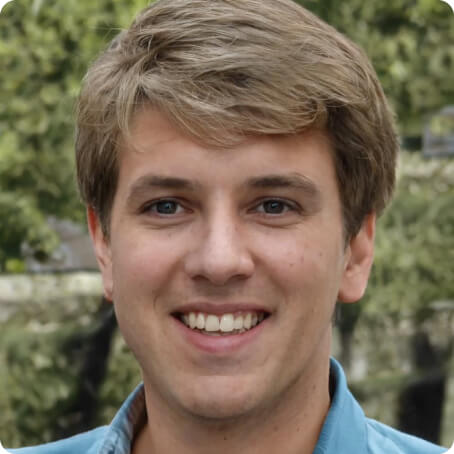
#> input picture Images_Q3/train.jpg, 454 x 454 px
$ jupyter execute 'Discrete Hopfield Network.ipynb'
#> lines starting #> are read from the running program, lines starting #| are printed output that depends on the picture; after the words box and inside, x2 and y2 are one past the last pixel; in counts of white or black regions, pixels touching at a corner belong together
# Q3

[cell 1]
from PIL import Image
from skimage import color
from matplotlib import pyplot as plt
from scipy.spatial.distance import hamming
import numpy as np
import random
import copy
import math

[cell 2]
im = Image.open('Images_Q3/train.jpg', 'r')
#> im is the input picture: PIL image 454x454 RGB; mean R, G, B 120.6, 107.4, 86.5
print('Image Size:', im.size)
#| Image Size: (454, 454)
im

# Part 2
## Preprocessing

[cell 3]
# Resizing
im = im.resize((64, 64))
#> im: PIL image 64x64 RGB

#rgb to grayscale
img = im.convert('L')
img

[cell 4]
#getting data from image and converting to Bipolar
def convert_to_bipolar(img_):
    threshold = 120
    pix_val = list(img_.getdata())
#> pix_val = 4096 values, max 230 at index 4095, min 15 at index 3643, mean 108.9
    img_vector = copy.deepcopy(pix_val)
#> img_vector has the same summary as pix_val
    for i in range(len(img_vector)):
        if img_vector[i] >= threshold:
            img_vector[i] = 1
        else:
            img_vector[i] = -1
#> after the loop, img_vector = 4096 values, max 1 at index 0, min -1 at index 2, mean -0.191
    return img_vector

img_vector = convert_to_bipolar(img)

[cell 5]
def num_to_rgb(vector_):
    vector = copy.deepcopy(vector_)
#> vector has the same summary as img_vector in convert_to_bipolar
    result = np.zeros(shape=(len(vector),3))
    for i in range(len(vector)):
        if vector[i] == 1:
            result[i] = (255,255,255)
        elif vector[i] == -1:
            result[i] = (0,0,0)
    return result

def show_image(vector_):
    vector = num_to_rgb(vector_)
    result = np.zeros(shape=(64,64,3))
    for i in range(64):
        for j in range(64):
            result[i][j] = vector[i*64+j]
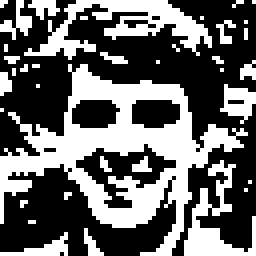
#> result: shape (64, 64, 3) float64 (shown 4 times larger); 40.5% white; 37 white regions (30 under 20 px), largest, box (x1, y1, x2, y2) and area: (0, 16, 62, 64) 959, (6, 0, 53, 15) 264, (46, 40, 64, 64) 154
    plt.figure()
    plt.imshow([list(i) for i in result])

show_image(img_vector)

# Part 3
### Creating Weight Matrix

[cell 6]
weight_matrix = np.zeros((len(img_vector),len(img_vector)))
#> weight_matrix: shape (4096, 4096) float64; every value is 0
def update_weight(img_vector_):
    for i in range(len(img_vector_)):
        for j in range(len(img_vector_)):
            weight_matrix[i][j] += img_vector_[i]*img_vector_[j]
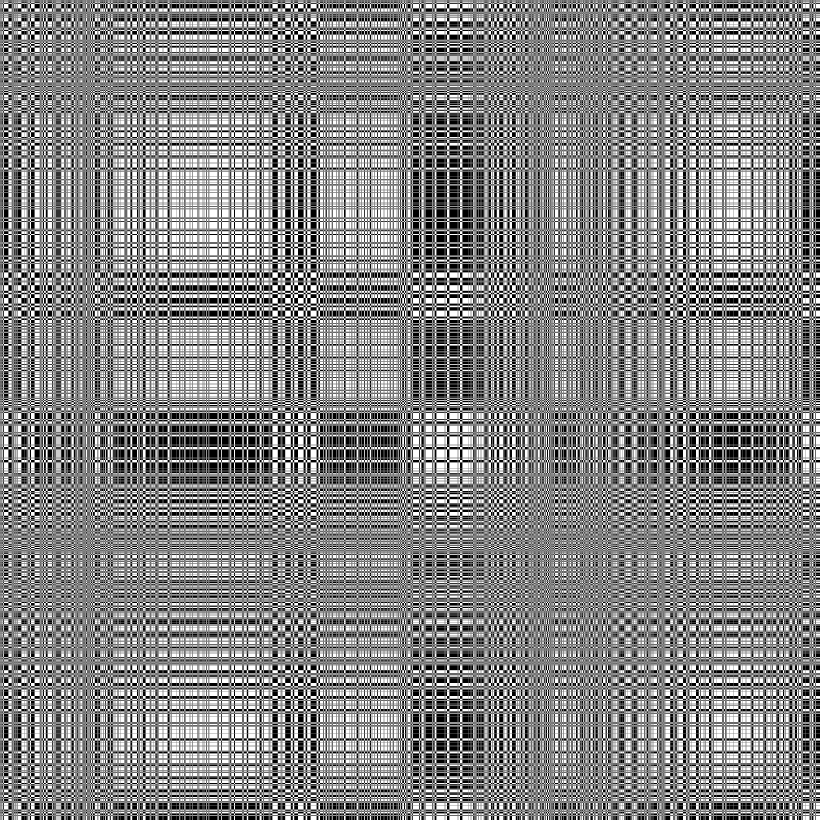
#> weight_matrix: shape (4096, 4096) float64 (shown at 1/5 size); values -1 (black) and 1 (white), 51.8% white; 1 black region, box (x1, y1, x2, y2) and area: (0, 0, 4096, 4096) 8082846

update_weight(img_vector)
P = 1
weight_matrix_modified = weight_matrix - P*np.eye(len(img_vector), dtype=int)
weight_matrix_modified.shape
#> Out = (4096, 4096)

# Part 4

### Reading and Displaying test Images

[cell 7]
im_test_1 = Image.open('Images_Q3/test1.png', 'r')
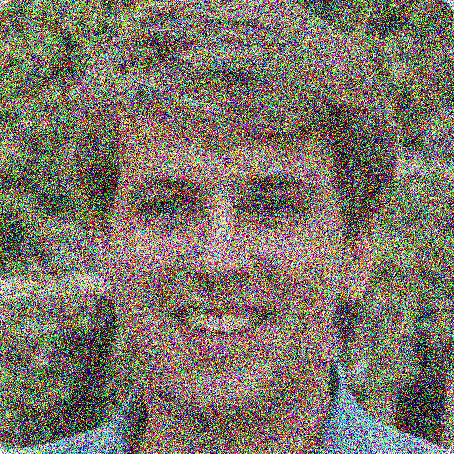
#> input picture Images_Q3/test1.png, 454 x 454 px
#> im_test_1 is the input picture: PIL image 454x454 RGBA; mean R, G, B, A 123.3, 116, 104, 255
im_test_1 = im_test_1.resize((64, 64))
#> im_test_1: PIL image 64x64 RGBA
im_test_1 = im_test_1.convert('L')
#> im_test_1: PIL image 64x64 L
img_vector_test_1 = convert_to_bipolar(im_test_1)
#> img_vector_test_1 = 4096 values, max 1 at index 0, min -1 at index 2, mean -0.0591
show_image(img_vector_test_1)
#> after the loop in show_image (call 2), `for i in range(64):`: result: shape (64, 64, 3) float64; 47% white; 49 white regions (43 under 20 px), largest, box (x1, y1, x2, y2) and area: (0, 0, 64, 64) 1679, (0, 58, 17, 64) 43, (0, 12, 9, 19) 23, (54, 5, 59, 14) 22, (23, 13, 32, 19) 22, (20, 57, 26, 64) 20

im_test_2 = Image.open('Images_Q3/test2.png', 'r')
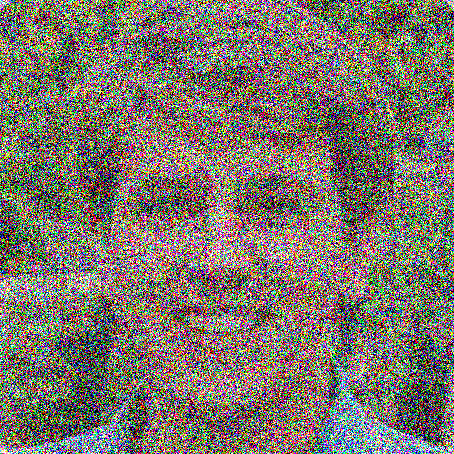
#> input picture Images_Q3/test2.png, 454 x 454 px
#> im_test_2 is the input picture: PIL image 454x454 RGBA; mean R, G, B, A 124, 117.4, 107.1, 255
im_test_2 = im_test_2.resize((64, 64))
#> im_test_2: PIL image 64x64 RGBA
im_test_2 = im_test_2.convert('L')
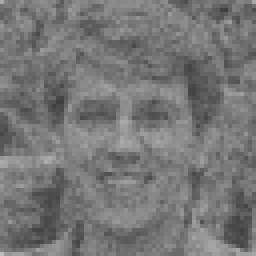
#> im_test_2: PIL image 64x64 L (shown 4 times larger); min 62, max 189, mean 118.2
img_vector_test_2 = convert_to_bipolar(im_test_2)
#> img_vector_test_2 = 4096 values, max 1 at index 0, min -1 at index 2, mean 0.00293
show_image(img_vector_test_2)
#> after the loop in show_image (call 3), `for i in range(64):`: result: shape (64, 64, 3) float64; 50.1% white; 40 black regions (34 under 20 px), largest, box (x1, y1, x2, y2) and area: (0, 35, 57, 64) 628, (13, 0, 64, 36) 614, (0, 0, 31, 39) 393, (49, 24, 64, 63) 188, (17, 24, 30, 33) 66, (33, 24, 45, 33) 65

im_test_3 = Image.open('Images_Q3/test3.png', 'r')
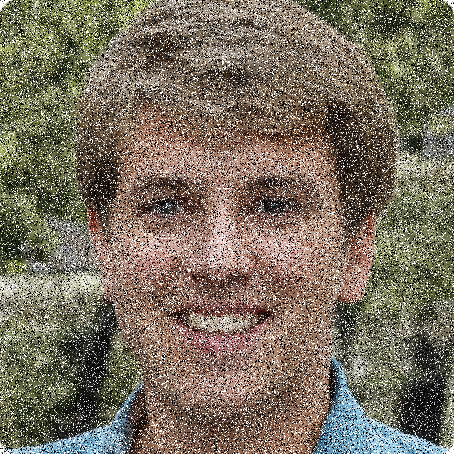
#> input picture Images_Q3/test3.png, 454 x 454 px
#> im_test_3 is the input picture: PIL image 454x454 RGBA; mean R, G, B, A 122.3, 112, 95.7, 255
im_test_3 = im_test_3.resize((64, 64))
#> im_test_3: PIL image 64x64 RGBA
im_test_3 = im_test_3.convert('L')
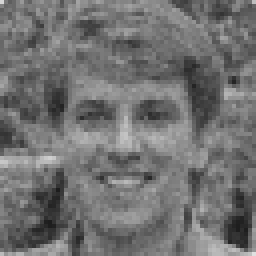
#> im_test_3: PIL image 64x64 L (shown 4 times larger); min 29, max 224, mean 113.2
img_vector_test_3 = convert_to_bipolar(im_test_3)
#> img_vector_test_3 = 4096 values, max 1 at index 0, min -1 at index 2, mean -0.133
show_image(img_vector_test_3)
#> after the loop in show_image (call 4), `for i in range(64):`:
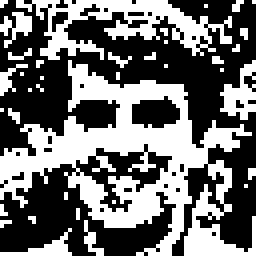
#> result: shape (64, 64, 3) float64 (shown 4 times larger); 43.3% white; 37 white regions (31 under 20 px), largest, box (x1, y1, x2, y2) and area: (0, 15, 64, 64) 1175, (4, 0, 58, 15) 325, (55, 15, 64, 30) 69, (0, 57, 18, 64) 41, (0, 3, 8, 12) 35, (0, 16, 7, 24) 20

### Discrete Hopfield Net

[cell 8]
def hopfield_net(img_vector_test_):
    hamming_distance_list = []
    x_test = copy.deepcopy(img_vector_test_)
#> x_test has the same summary as img_vector_test_1 outside hopfield_net
    #step 2
    y = x_test
#> y has the same summary as img_vector_test_1 outside hopfield_net
    random_order = random.sample(range(0,len(x_test)), len(x_test))
#> random_order = 4096 values, max 4095 at index 3001, min 0 at index 399, mean 2047.5
    im_pos = 0
    theta = 0.5
    plt.figure(figsize=(64, 64))

    for iteration in range(10*8*50):
        #step 3
        for i in range(len(random_order)):
            hamming_distance_list.append(hamming(img_vector, y) * len(img_vector_test_))
            #step 4
            y[random_order[i]] = x_test[random_order[i]] + np.matmul(y, np.array([weight_matrix_modified[:, random_order[i]]]).T)

            #step 5
            if y[random_order[i]] > theta:
                y[random_order[i]] = 1
    #         elif y[random_order[i]] == theta:
    #             y[random_order[i]] = y[random_order[j]]
            elif y[random_order[i]] < theta:
                y[random_order[i]] = -1

            iteration += 1

            #displaying reault every each 50 iterations
            if iteration % 50 == 0:
                im_pos += 1
                if im_pos == 10*8 + 1:
                    return y, hamming_distance_list
                plt.subplot(10, 8, im_pos)
                plt.imshow(np.array(y).reshape(64,64), cmap='gray')
                plt.title(iteration, fontsize = 40)
#> after the loop, hamming_distance_list = 4050 values, max 518 at index 0, min 8 at index 4042, mean 265.2; im_pos = 81; y = 4096 values, max 1 at index 0, min -1 at index 2, mean -0.188

### Test Image 1

[cell 9]
y, hamming_distance_list_1 = hopfield_net(img_vector_test_1)
#> hamming_distance_list_1 has the same summary as hamming_distance_list in hopfield_net
show_image(y)
#> in show_image (call 5), `result = np.zeros(shape=(64,64,3))`: result: shape (64, 64, 3) float64; every value is 0
#> after the loop in show_image (call 5), `for i in range(64):`: result: shape (64, 64, 3) float64; 40.6% white; 37 white regions (31 under 20 px), largest, box (x1, y1, x2, y2) and area: (0, 16, 64, 64) 1011, (6, 0, 53, 15) 267, (46, 40, 64, 64) 154, (0, 58, 17, 64) 39, (0, 0, 8, 10) 32, (7, 0, 15, 5) 23

### Test Image 2

[cell 10]
y, hamming_distance_list_2 = hopfield_net(img_vector_test_2)
#> after the loop in hopfield_net, `for iteration in range(10*8*50):`: hamming_distance_list = 4050 values, max 713 at index 0, min 5 at index 4042, mean 354; im_pos = 81
#> hamming_distance_list_2 has the same summary as hamming_distance_list in hopfield_net
show_image(y)
#> after the loop in show_image (call 6), `for i in range(64):`: result: shape (64, 64, 3) float64; 40.6% white; 38 white regions (31 under 20 px), largest, box (x1, y1, x2, y2) and area: (0, 16, 62, 64) 960, (6, 0, 53, 15) 266, (46, 40, 64, 64) 154
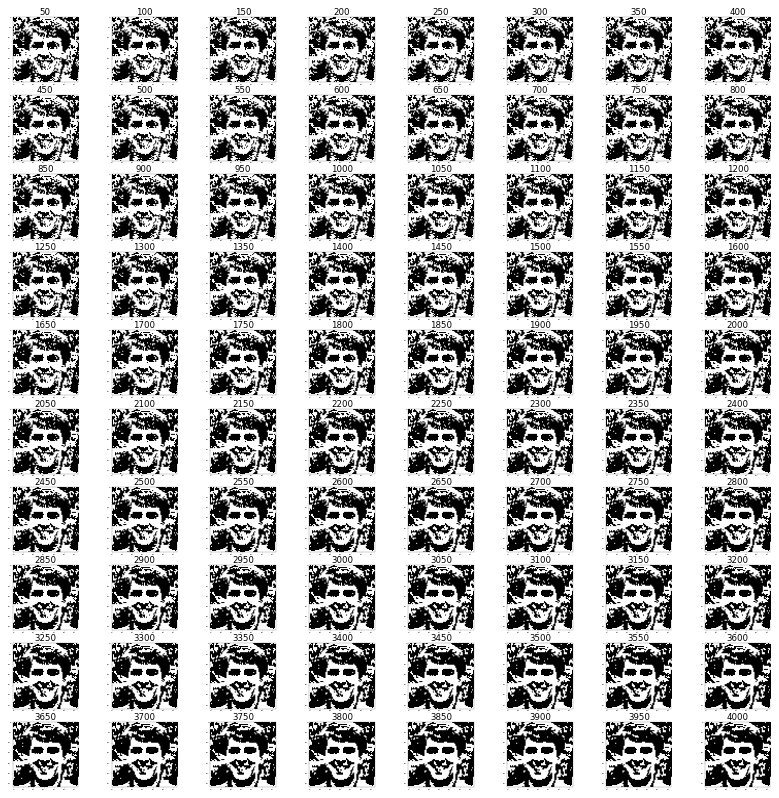
#> figure drawn by matplotlib, 80 panels

### Test Image 3

[cell 11]
y, hamming_distance_list_3 = hopfield_net(img_vector_test_3)
#> after the loop in hopfield_net, `for iteration in range(10*8*50):`: hamming_distance_list = 4050 values, max 426 at index 0, min 6 at index 4043, mean 217.1; im_pos = 81; y = 4096 values, max 1 at index 0, min -1 at index 2, mean -0.189
#> hamming_distance_list_3 has the same summary as hamming_distance_list in hopfield_net
show_image(y)
#> after the loop in show_image (call 7), `for i in range(64):`: result: shape (64, 64, 3) float64; 40.6% white; 37 white regions (30 under 20 px), largest, box (x1, y1, x2, y2) and area: (0, 16, 62, 64) 960, (6, 0, 53, 15) 264, (46, 40, 64, 64) 155

# Part 5
### Plotting hamming distance per iterations for each test Image

### Test Image 1

[cell 12]
plt.plot(hamming_distance_list_1)
plt.xlabel("No of Iterations")
plt.ylabel("Hamming Distance")
plt.title('Test Image 1')
#> figure, not shown here; curve peaks at x = 0, y = 518

### Test Image 2

[cell 13]
plt.plot(hamming_distance_list_2)
plt.xlabel("No of Iterations")
plt.ylabel("Hamming Distance")
plt.title('Test Image 2')
#> figure, not shown here; curve peaks at x = 0, y = 713

### Test Image 3

[cell 14]
plt.plot(hamming_distance_list_3)
plt.xlabel("No of Iterations")
plt.ylabel("Hamming Distance")
plt.title('Test Image 3')
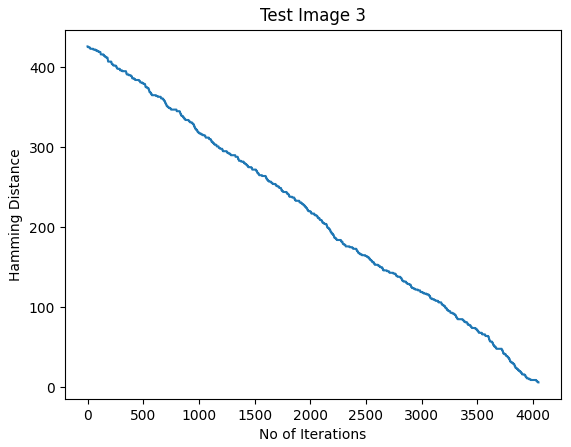
#> figure drawn by matplotlib, 1 panel; curve peaks at x = 0, y = 426
